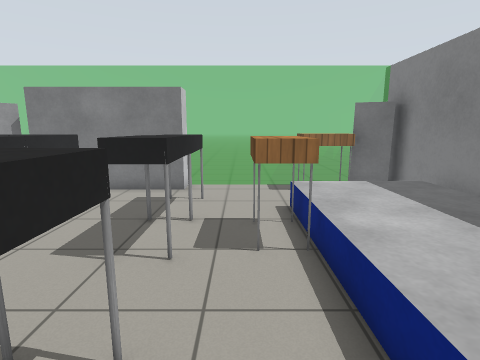
View 1 (above)

15 first-person views from a walk through a Gazebo world. The camera is 1.2 m above the floor, tilts 10° down and sees 80° across. The floor is counted in squares, 0.5 m on a side. Each view is taken from the middle of a square. On the plan, view 1 faces up. The plan holds only what a view shows up to about 18 squares ahead; the rest is blank. Simple patterns stand in for the simulator's built-in surfaces. Surface patterns are stand-ins for the level's own textures.

View 2
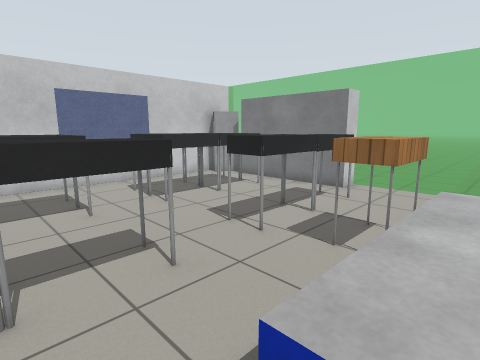

View 3
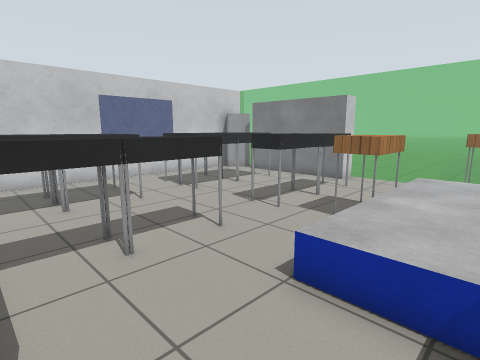

View 4
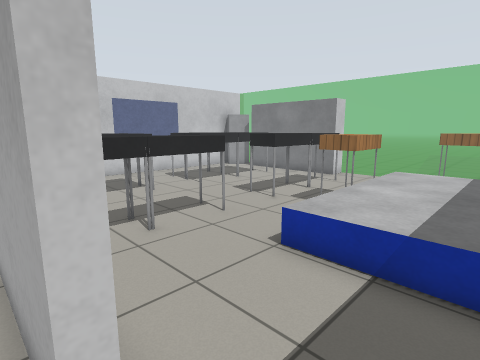

View 5
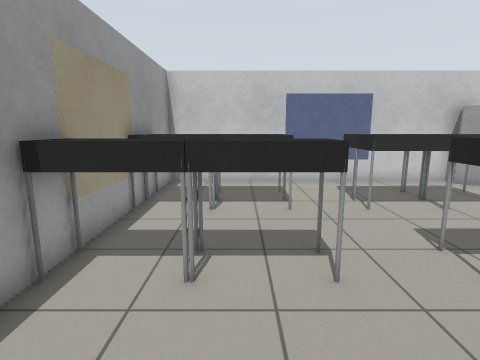

View 6
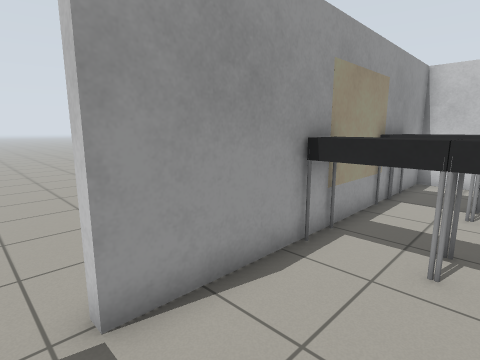

View 7
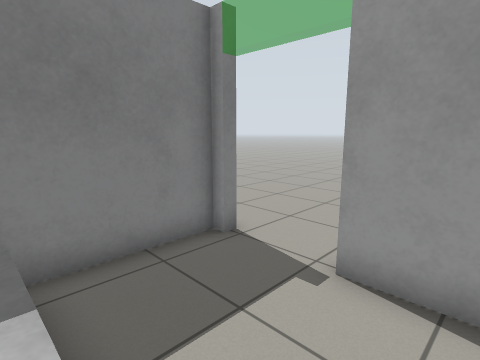

View 8
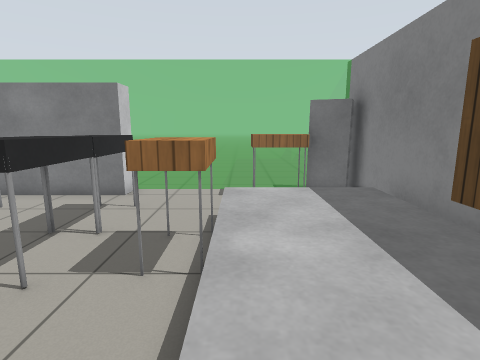

View 9
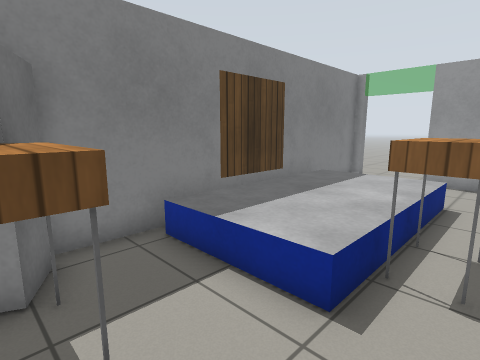

View 10
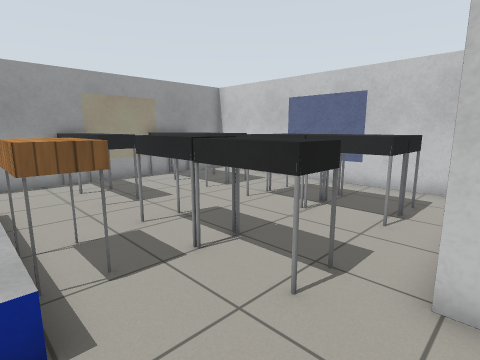

View 11
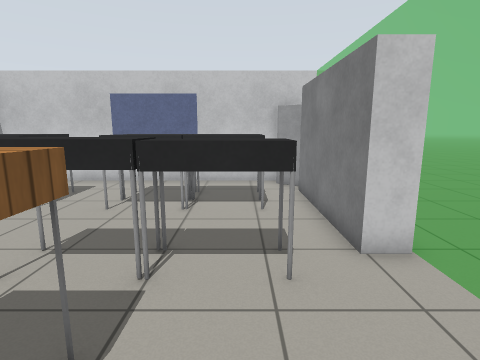

View 12
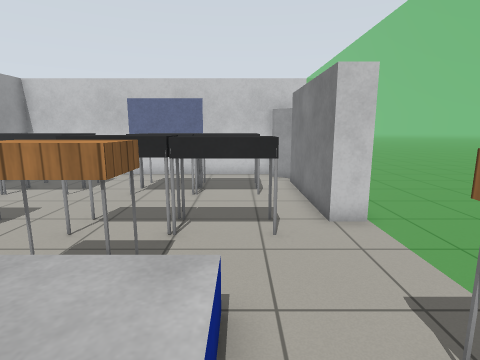

View 13
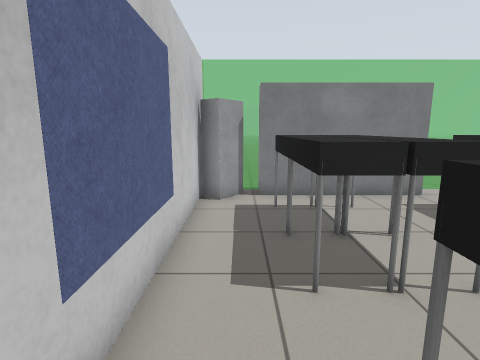

View 14
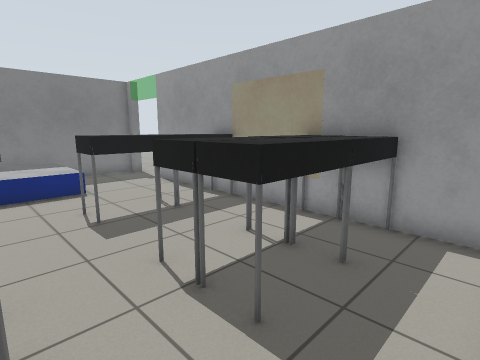

View 15
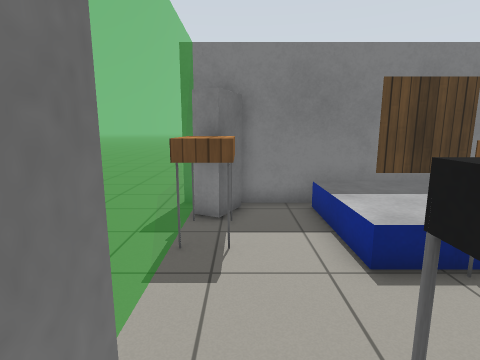

### Floor plan
Key: @ floor where view 1 was taken; # wall or solid block; . floor; = window, fence, low wall or low ledge; T table; O other object.
Columns run from 11 left of view 1 to 6 right of it. Each row starts with its distance up from view 1.
 13         ==========
 12  OO######.....TTO#
 11 #O............TT.#
 10 #........T.......#
  9 #..TTT...T.......#
  8 #..TTT...T...====#
  7 #..TTT...T..T====#
  6 #..TTT...T..T====#
  5 #..TTT...T...====#
  4 #............====#
  3 #............====#
  2 #..TTT...T...====#
  1 #..TTT...T.......#
  0 #..TTT...T.@.....#
 -1 #..TTT...T.......#
 -2 ###TTT###TT####..#
 -3            .. ....

Where each view was taken, in squares from view 1:
view 1: 0 up, 0 right, facing up
view 2: 0 up, 3 right, facing up-left
view 3: 2 down, 4 right, facing up-left
view 4: 3 down, 5 right, facing up-left
view 5: 1 up, 3 right, facing left
view 6: 1 up, 4 right, facing down-left
view 7: 2 up, 1 right, facing down-right
view 8: 1 up, 2 right, facing up
view 9: 12 up, 0 right, facing down-right
view 10: 12 up, 2 right, facing down-left
view 11: 9 up, 3 right, facing left
view 12: 9 up, 5 right, facing left
view 13: 1 up, 9 left, facing up
view 14: 5 up, 10 left, facing down-right
view 15: 11 up, 3 left, facing right
